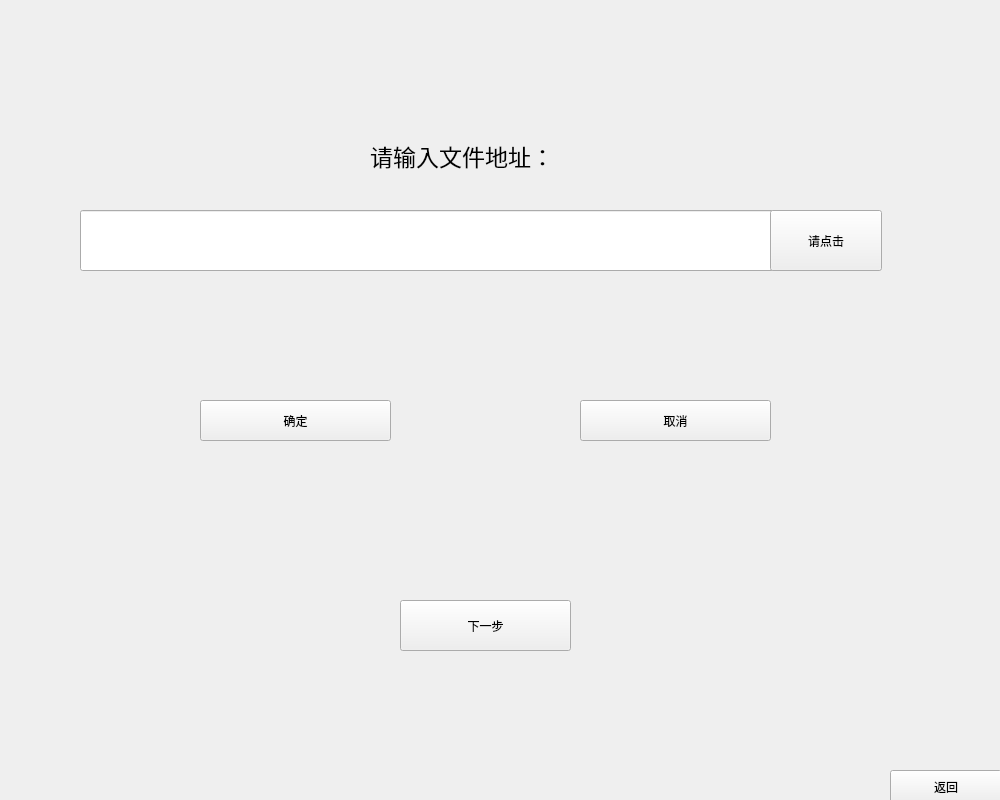
<?xml version="1.0" encoding="UTF-8"?>
<ui version="4.0">
 <class>insert3</class>
 <widget class="QWidget" name="insert3">
  <property name="geometry">
   <rect>
    <x>0</x>
    <y>0</y>
    <width>1000</width>
    <height>800</height>
   </rect>
  </property>
  <property name="windowTitle">
   <string>Form</string>
  </property>
  <widget class="QPushButton" name="pushButton">
   <property name="geometry">
    <rect>
     <x>890</x>
     <y>770</y>
     <width>112</width>
     <height>34</height>
    </rect>
   </property>
   <property name="text">
    <string>返回</string>
   </property>
  </widget>
  <widget class="QLineEdit" name="lineEdit">
   <property name="geometry">
    <rect>
     <x>80</x>
     <y>210</y>
     <width>801</width>
     <height>61</height>
    </rect>
   </property>
  </widget>
  <widget class="QLabel" name="label">
   <property name="geometry">
    <rect>
     <x>370</x>
     <y>130</y>
     <width>261</width>
     <height>51</height>
    </rect>
   </property>
   <property name="font">
    <font>
     <pointsize>17</pointsize>
    </font>
   </property>
   <property name="text">
    <string>请输入文件地址：</string>
   </property>
  </widget>
  <widget class="QPushButton" name="pushButton_2">
   <property name="geometry">
    <rect>
     <x>200</x>
     <y>400</y>
     <width>191</width>
     <height>41</height>
    </rect>
   </property>
   <property name="styleSheet">
    <string notr="true">QPushButton:hover{
	
	background-color: qradialgradient(spread:reflect, cx:0.24214, cy:0.864, radius:2, fx:0, fy:1, stop:0.0438596 rgba(242, 165, 194, 255), stop:0.311404 rgba(182, 146, 167, 255), stop:0.574561 rgba(113, 155, 166, 241), stop:0.872807 rgba(150, 106, 161, 255));
}</string>
   </property>
   <property name="text">
    <string>确定</string>
   </property>
  </widget>
  <widget class="QPushButton" name="pushButton_3">
   <property name="geometry">
    <rect>
     <x>580</x>
     <y>400</y>
     <width>191</width>
     <height>41</height>
    </rect>
   </property>
   <property name="styleSheet">
    <string notr="true">QPushButton:hover{
	
	background-color: qradialgradient(spread:reflect, cx:0.24214, cy:0.864, radius:2, fx:0, fy:1, stop:0.0438596 rgba(242, 165, 194, 255), stop:0.311404 rgba(182, 146, 167, 255), stop:0.574561 rgba(113, 155, 166, 241), stop:0.872807 rgba(150, 106, 161, 255));
}</string>
   </property>
   <property name="text">
    <string>取消</string>
   </property>
  </widget>
  <widget class="QPushButton" name="pushButton_4">
   <property name="geometry">
    <rect>
     <x>400</x>
     <y>600</y>
     <width>171</width>
     <height>51</height>
    </rect>
   </property>
   <property name="styleSheet">
    <string notr="true">QPushButton:hover{
	
	background-color: qradialgradient(spread:reflect, cx:0.24214, cy:0.864, radius:2, fx:0, fy:1, stop:0.0438596 rgba(242, 165, 194, 255), stop:0.311404 rgba(182, 146, 167, 255), stop:0.574561 rgba(113, 155, 166, 241), stop:0.872807 rgba(150, 106, 161, 255));
}</string>
   </property>
   <property name="text">
    <string>下一步</string>
   </property>
  </widget>
  <widget class="QPushButton" name="pushButton_5">
   <property name="geometry">
    <rect>
     <x>770</x>
     <y>210</y>
     <width>112</width>
     <height>61</height>
    </rect>
   </property>
   <property name="styleSheet">
    <string notr="true">QPushButton:hover{
	
	background-color: qradialgradient(spread:reflect, cx:0.24214, cy:0.864, radius:2, fx:0, fy:1, stop:0.0438596 rgba(242, 165, 194, 255), stop:0.311404 rgba(182, 146, 167, 255), stop:0.574561 rgba(113, 155, 166, 241), stop:0.872807 rgba(150, 106, 161, 255));
}</string>
   </property>
   <property name="text">
    <string>请点击</string>
   </property>
  </widget>
 </widget>
 <resources/>
 <connections/>
</ui>
